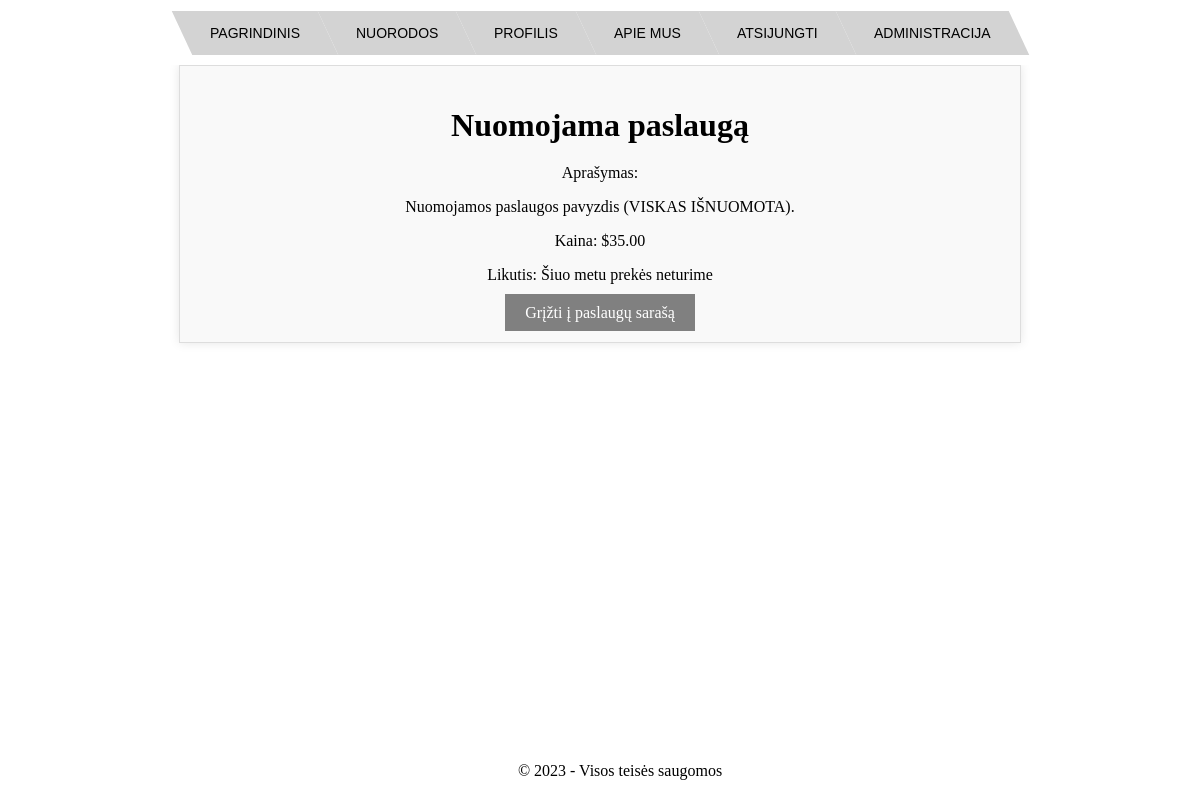
The page /servicesApp/15/ (signed in) on the database its author committed.
### servicesApp/models.py (models this page shows, shortened)
class Service(models.Model):
    RENT = 'rent'
    SALE = 'sale'
    TYPE_CHOICES = [
        (RENT, 'Nuomojami'),
        (SALE, 'Parduodami'),
    ]
    name = models.CharField(max_length=100)
    description = models.TextField()
    price = models.DecimalField(max_digits=10, decimal_places=2)
    type = models.CharField(max_length=5, choices=TYPE_CHOICES, default=SALE)
    category = models.ForeignKey(Category, on_delete=models.CASCADE)
    stock = models.PositiveIntegerField(default=0)

### servicesApp/views.py (the view)
# urls.py: path('<int:pk>/', views.service_detail, name='service_detail'),
@login_required
def service_detail(request, pk):
    service = Service.objects.get(pk=pk)
    template_name = 'servicesApp/rent_detail.html' if service.type == Service.RENT else 'servicesApp/sale_detail.html'
    return render(request, template_name, {'service': service})

### servicesApp/templates/servicesApp/rent_detail.html (shortened to what this page needs)
{% extends "base.html" %}
{% block content %}
  <div class="service_details">
    <h1>{{ service.name }}</h1>
    <p>Aprašymas:</p>
    <p>{{ service.description }}</p>
    <p>Kaina: ${{ service.price }}</p>
    <p>Likutis: {% if service.stock == 0 %}Šiuo metu prekės neturime{% else %}{{ service.stock }}{% endif %}</p>
    <div>
    <a href="{% url 'servicesApp:services_list' %}">Grįžti į paslaugų sarašą</a>
    </div>
  </div>
{% endblock %}

### baseApp/static/css/base.css (style rules this page uses)
body { margin: 0; padding: 0; height: 100%; }
.main-content h1, .main-content p { text-align: center; }

### baseApp/static/css/base_content_style.css (style rules this page uses)
::placeholder { color: #888; }
h2, a { text-align: center; }

### baseApp/static/css/services.css (style rules this page uses)
.service_details { max-width: 800px; margin: 0 auto; padding: 20px; text-align: center; background-color: #f9f9f9; border: 1px solid #ddd; box-shadow: 0px 0px 10px rgba(0, 0, 0, 0.1); }
.service_details h1 { font-size: 2em; margin-bottom: 20px; }
.service_details a { padding: 10px 20px; background-color: gray; color: #ffffff; text-decoration: none; }
.service_details div { margin-top: 20px; }

### rows shown on the page
Service: name "Nuomojama paslaugą", description "Nuomojamos paslaugos pavyzdis (VISKAS IŠNUOMOTA).", price "35.00"
